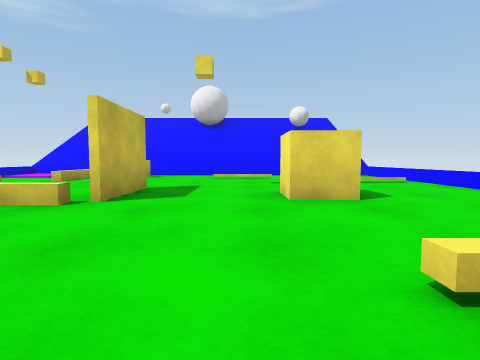
[1] (above)

12 first-person views from a walk through a Unity game level. The camera is 0.57 m above the floor, tilts 4° down and sees 80° across. The floor is counted in squares, 1 m on a side. Each view is taken from the middle of a square. On the plan, view 1 faces up. The plan holds only what a view shows up to about 9 squares ahead; the rest is blank. The place goes on beyond the plan. The player character is not drawn.

[2]
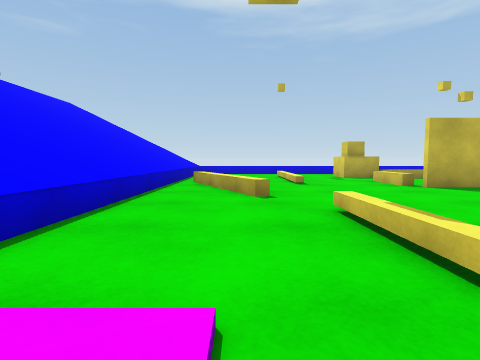

[3]
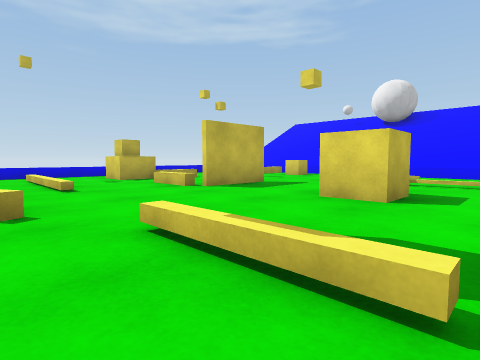

[4]
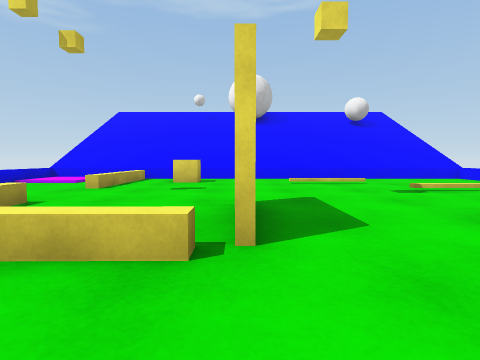

[5]
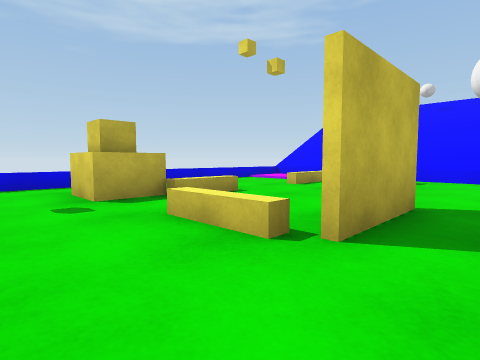

[6]
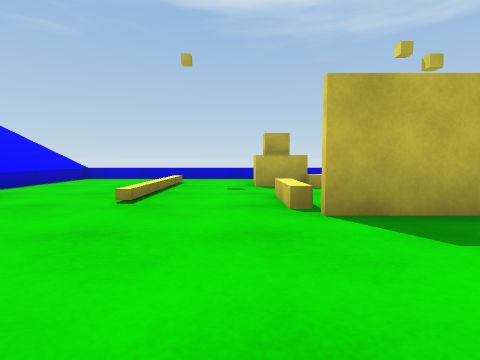

[7]
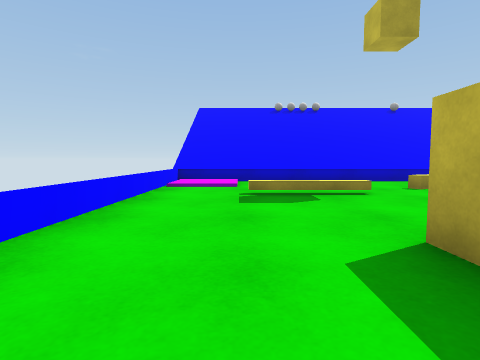

[8]
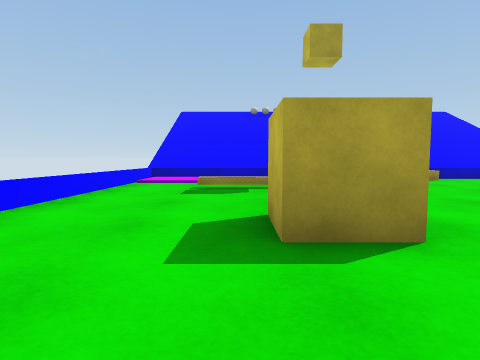

[9]
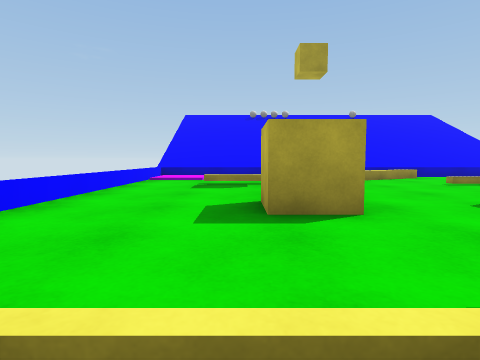

[10]
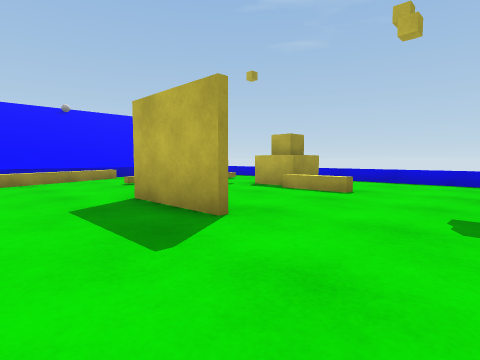

[11]
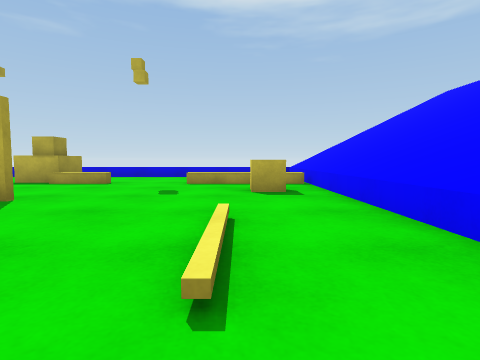

[12]
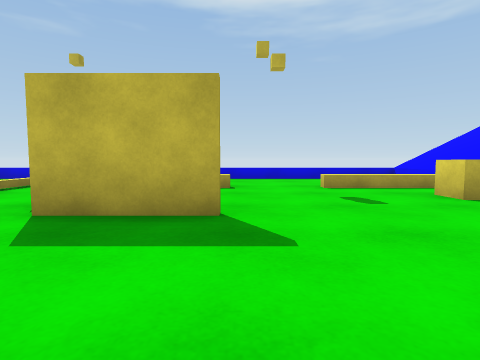

### Floor plan
Key: @ floor where view 1 was taken; # wall or solid block; x gap in a wall; . main floor; : floor 0.05 m higher than the main floor; = window, fence, low wall or low ledge; ^ raised ledge; C yellow cube; B yellow block.
Columns run from 8 left of view 1 to 5 right of it. Each row starts with its distance up from view 1.
 11 ^^^^^^^^^^^^^^
 10 =:.=.C.......=
  9 =..=.C.......=
  8 =..=.........=
  7 =............=
  6 =..=.........=
  5 =..=..#..C...=
  4 =.CB.^#..C...=
  3 =............=
  2 =............=
  1 =.=^^....===.=
  0 =.....^=@....=
 -1 =....=x.....:=
 -2 ^^^^^^^^^^^^^^

Where each view was taken, in squares from view 1:
view 1: 0 up, 0 right, facing up
view 2: 0 up, 4 right, facing left
view 3: 0 up, 3 right, facing up-left
view 4: 2 up, 2 left, facing up
view 5: 2 up, 1 left, facing up-left
view 6: 3 up, 1 right, facing left
view 7: 6 up, 3 right, facing down
view 8: 7 up, 2 right, facing down
view 9: 8 up, 2 right, facing down
view 10: 8 up, 0 right, facing down-left
view 11: 9 up, 2 right, facing left
view 12: 6 up, 1 right, facing left
